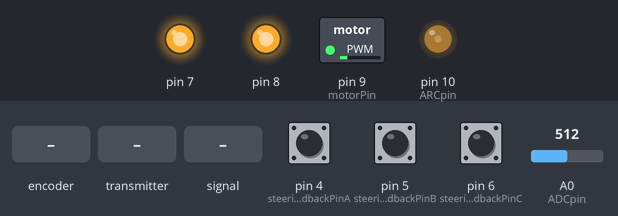
The sketch below on a simulated Arduino Uno, built with avr-gcc and run on an emulated ATmega328P. Shown: switched loads named in the sketch (green lamp = pin HIGH), output pins drawn as LEDs (lit = HIGH). Inputs (shaded band) come from the test bench; at power-on: pin 6 (steeringFeedbackPinC) HIGH, pin 4 (steeringFeedbackPinA) HIGH, pin 5 (steeringFeedbackPinB) HIGH, A0 (ADCpin) = 512. No radio packets arrive unless stated; what the sketch prints to the serial monitor is not drawn.

Above: at 1.2 s.
1.3 s: rotary encoder on pin 4 (steeringFeedbackPinA) / pin 5 (steeringFeedbackPinB) turned 3 steps (first pin leading)
At 3.0 s:
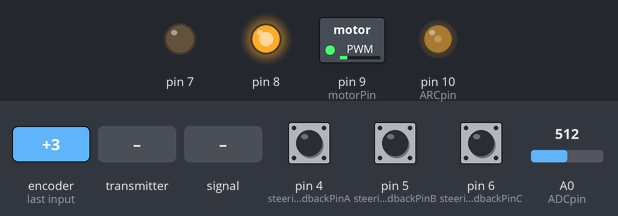
3.4 s: the transmitter starts sending rx.1 = 64
At 3.9 s:
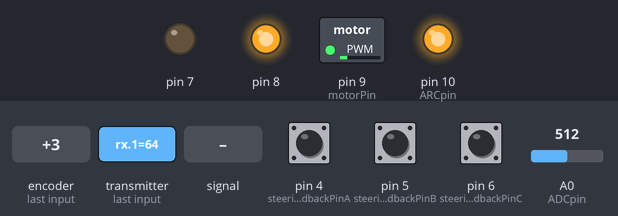
4.9 s: pin 6 (steeringFeedbackPinC) pulled LOW for 0.15 s
At 6.0 s:
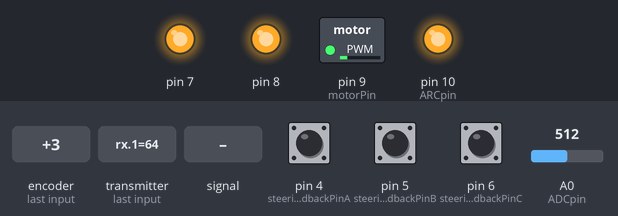
6.5 s: the transmitter starts sending rx.0 = 255
At 7.4 s:
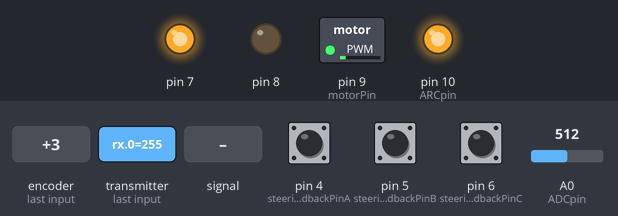
8.0 s: A0 (ADCpin) fed a 200 Hz sine of ±255 counts around its level
At 8.89 s:
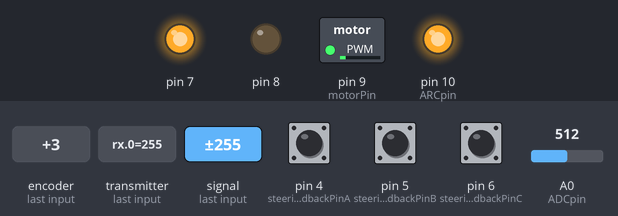
11.0 s: the transmitter starts sending rx.1 = 128
At 11.6 s:
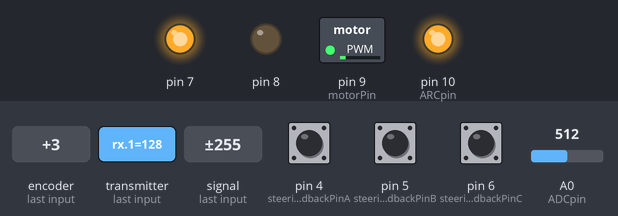
Timing chart, 0 to 14.0 s (numbered marks = the images above; inputs shaded):
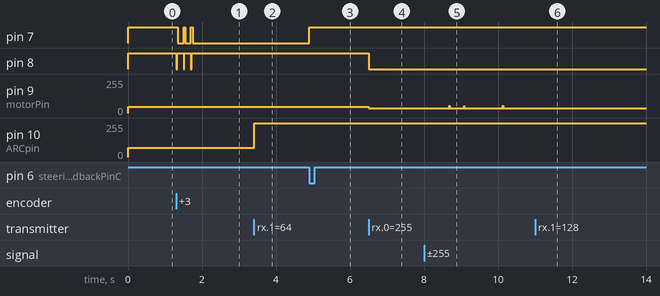

Measured:
- after the input at 1.3 s, pin 7: alternates HIGH for 0.05 s and LOW for 0.15 s, 5 changes in all, then stays LOW, starting after 0.05 s; pin 8: alternates HIGH for 0.17 s and LOW for 0.03 s, 6 changes in all, then stays HIGH, starting at once
- after the input at 3.4 s, pin 10 (ARCpin): 68/255 → 255/255 at once
- after the input at 4.9 s, pin 7: LOW → HIGH at once
- after the input at 6.5 s, pin 8: HIGH → LOW at once; pin 9 (motorPin): 46/255 → 36/255 at once
- after the input at 8.0 s, pin 9 (motorPin): goes 53/255 0.01 s, 36/255 0.39 s, 53/255 0.01 s, 36/255 1.0 s, 53/255 0.01 s, then 36/255, starting after 0.69 s
- after the input at 11.0 s, pin 9 (motorPin): stops changing and stays 36/255

The sketch:

vehicle.ino
```cpp
#include "drv8871.h"
#include <SPI.h>∏
#include "RF24.h"

const unsigned int NRF_CE_PIN = A2;
const unsigned int NRF_CSN_PIN = A1;
const unsigned int ARCpin = 10;


RF24 radio(NRF_CE_PIN, NRF_CSN_PIN);
uint8_t address[][3] = {"TX", "RX"};

// uniquely identify which address this radio will use to transmit
bool radioNumber = 1; // 0 uses address[0] to transmit, 1 uses address[1] to transmit


const uint8_t failsafeVal = 0b01011011;
const int ADCpin = A0;
const int steeringFeedbackPinA = 4;
const int steeringFeedbackPinB = 5;
const int steeringFeedbackPinC = 6;
int previousState = 0; //holds steering feedback position from last read.
uint8_t batt=255;
uint8_t ARC=15;

DRV8871 steeringDriver(7,8);

//PWM STUFF:
const int motorPin = 9;
const unsigned int STOP_PWM_VAL = 127;

void setup() {
  //Serial1.begin(9600);
  Serial.begin(115200);

  pinMode(steeringFeedbackPinA,INPUT_PULLUP);
  pinMode(steeringFeedbackPinB,INPUT_PULLUP);
  pinMode(steeringFeedbackPinC,INPUT_PULLUP);
  pinMode(motorPin,OUTPUT);
  pinMode(ARCpin,OUTPUT);


  /* PRESCALE DIVIDER FOR PWM FRQ ON PINS 9 and 10:
  16'000'000 / 256 / 2 = 31250Hz
            0x01 1 31250
            0x02 8 3906.25
            0x03 64 488.28125
            0x04 256 122.0703125
            0x05 1024 30.517578125
*/
  TCCR1B = TCCR1B & 0b11111000 | 0x04; // <- Works.
//  TCCR1B = TCCR1B & 0b11111000 | 0x05;

  if (!radio.begin()) {
        //Serial.println(F("radio hardware is not responding!!"));
        while (1) {} // hold in infinite loop
    }

    radio.setDataRate(RF24_250KBPS);
    radio.setPALevel(RF24_PA_MAX);     // RF24_PA_MAX is default.
    radio.setChannel(83); //2400MHz+n -> 2400+83 = 2483MHz (at the very edge of legal wifi in .dk)

    //radio.setPayloadSize(1);
    radio.setRetries(5,15); //delay: The default value of 5 means 1500us (5 * 250 + 250), count:  The default/maximum is 15. Use 0 to disable the auto-retry feature all together.


    // to use ACK payloads, we need to enable dynamic payload lengths (for all nodes)
    radio.enableDynamicPayloads();    // ACK payloads are dynamically sized

    // Acknowledgement packets have no payloads by default. We need to enable
    // this feature for all nodes (TX & RX) to use ACK payloads.
    radio.enableAckPayload();

    // set the TX address of the RX node into the TX pipe
    radio.openWritingPipe(address[radioNumber]);     // using pipe 1

    // set the RX address of the TX node into a RX pipe
    radio.openReadingPipe(1, address[!radioNumber]); // using pipe 0

    radio.startListening();
}

uint8_t ackPayload=0;
uint8_t pipe;
uint8_t rx[2]; // [0]=RC command, [1]=ARC of last ACK'ed packet.
unsigned long nextFailsafeTimeout = 0;
int failsafeTimeout = 500; //ms

void loop(){
  /*if (Serial1.available()) {
    rx=Serial1.read();
    Serial1.write(batt);
    nextFailsafeTimeout = millis() + failsafeTimeout;
  }*/
  if (radio.available(&pipe)) {                    // is there a payload? get the pipe number that recieved it TODO: Is pipe number overhovedet used?!
      //uint8_t bytes = radio.getDynamicPayloadSize(); // get the size of the payload
      radio.read(&rx, 2);       // get incoming payload
      //ackPayload++;
      radio.writeAckPayload(1, &batt, 1);
      //Serial.print("RX!: "); Serial.println(rx,BIN);
      nextFailsafeTimeout = millis() + failsafeTimeout;
    }
  if(millis() > nextFailsafeTimeout) rx[0] = failsafeVal;

  //Parse received data:
  int throttle = -3+(rx[0]&0b00000111);
  int steering = (-3+((rx[0]&0b00111000)>>3))*(-1); //-1 reverses steering direction.
  uint8_t speedFactor = (rx[0]&0b11000000)>>6;
  ARC=rx[1];
  Serial.print("ARC: "); Serial.println(ARC);


  if(batt<5) speedFactor=1; //LOW DOWN LOW AT LOW BATT

                      //    1-3                -3-3
  int throttlePWMdiff = speedFactor * 14 * throttle; // 127/(3*3) = 14.11
  uint8_t pwmVal = STOP_PWM_VAL + throttlePWMdiff;
  int mapVal = map(pwmVal,0,255,32,62);
  analogWrite(motorPin, mapVal);

  //Report ARC over PWM to OSD :D
  int ARCPWM = map(ARC,0,15,68,29); //TEST THESE
  analogWrite(ARCpin,ARCPWM);

  previousState = readSteeringFeedback();
  int steeringDelta = steering-previousState;
  if(steeringDelta<0) steeringDriver.forward();//need to go left
  else if(steeringDelta>0) steeringDriver.reverse();//need to go right
  else steeringDriver.brake(); //need to go nowhere


  batt=readBatt();
// if(rx != failsafeVal) Serial.print("RX: "); Serial.print(rx,BIN); Serial.print(" -> throttle="); Serial.print(throttle); Serial.print(", steering="); Serial.print(steering); Serial.print(", SpeedFactor="); Serial.print(speedFactor); Serial.print(", pwmVal="); Serial.print(pwmVal); Serial.print(", SteeringDelta="); Serial.print(steeringDelta); Serial.print(", Batt:"); Serial.println(batt);

//  Serial.print(pwmVal);Serial.print(',');Serial.println(mapVal);

}

int readSteeringFeedback(){ //negative is turning left!
  int aState = digitalRead(steeringFeedbackPinA);
  int bState = digitalRead(steeringFeedbackPinB);
  int cState = digitalRead(steeringFeedbackPinC);
/*
  uint8_t state = aState + bState<<1 + cState <<2;

  switch (state) {
    case 7:
      return previousState;
    case 0:
      return -3;
    case 1:
      return -2;
    case 5:
      return -1;
    case 4:
      return 0;
    case 6:
      return 1;
    case 2:
      return 2;
    case 3:
      return 3;
  }
*/
  if( aState & bState & cState ) return previousState; //non-discrete in-between-state with all pins high - Keep moving the steering.
  //Now we know the feedback is in a discrete state:
  if( bState ) return 2-cState+aState; //Steering feedback is positive (1,2,3)
  else if ( cState & !aState ) return 0; // A=0, B=0; C=1
  else return -3+aState+cState; //-3,-2,-1
}

//Voltage divider: VBATT -> 51K <-ADC-> 75K -> GND
#define V_BATTMAX 8.4f
#define V_BATTMIN 7.0f
#define V_ADCMAX 5.0f
#define ADCMAX 1023
#define V_DIVIDER_MAX_OUT 5.0f
#define DIVIDER_FACTOR 0.595f     //Factor = 1-(R1/(R1+R2)) = V_BATTMAX / V_DIVIDER_MAX_OUT
#define V_CALIBATED_OFFSET 0.03f
#define N_MEASUREMENTS 8

/*
ADC takes about 116uS pr sample:
Nsamples:	Duration [uS]:  Shifts:
16	      1856            4
32	      3712            5
64	      7424            6
128	      14848           7
*/


uint8_t readBatt(){
  //Do a bunch of ADC measurements and convert them to average Vbatt, append Vbatt to report
  unsigned long ADCSum = 0;
  for (int i=0; i<N_MEASUREMENTS; i++) ADCSum+=analogRead(ADCpin);
  unsigned int ADCavg = ADCSum/N_MEASUREMENTS;
  float vBatt = (float)ADCavg*V_ADCMAX/ADCMAX/DIVIDER_FACTOR+V_CALIBATED_OFFSET;
  return uint8_t(((vBatt - V_BATTMIN) * 100.0 / (V_BATTMAX - V_BATTMIN))); //calculate battery percentage
}

//FAST ADC
// 7.0V -> 213 , 8.4V->255
/*
uint8_t readBatt(){
  unsigned long ADCSum = 0;
  for (int i=0; i<N_MEASUREMENTS; i++) ADCSum+=analogRead(ADCpin);
  return (uint8_t) map(ADCSum>>6,213,255,0,100);  //shift down from N_MEASUREMENTS, and also divide by 4 to fit data in one byte
}*/
```

drv8871.cpp
```cpp
/*
  drv8871.cpp - Library for interfacing the DRV8871 DC motor driver.
  Created by robotto, January 9, 2022.
  Released into the public domain.

DRV8871 has two input pins, and two output pins:

|------------------------------------|
| IN1 | IN2 || OUT1 | OUT2 | Note    |
|------------------------------------|
|  0  |  0  || HI-Z | HI-Z | Coast   |
|------------------------------------|
|  0  |  1  ||  L   |  H   | Reverse |
|------------------------------------|
|  1  |  0  ||  H   |  L   | Forward |
|------------------------------------|
|  1  |  1  ||  L   |  L   | Brake   |
|------------------------------------|
*/
#include "Arduino.h"
#include "drv8871.h"

DRV8871::DRV8871(int pin1, int pin2){
  pinMode(pin1, OUTPUT);
  pinMode(pin2, OUTPUT);
  coast();

  _pin1 = pin1;
  _pin2 = pin2;
}

void DRV8871::brake(){
  digitalWrite(_pin1, HIGH);
  digitalWrite(_pin2, HIGH);
}

void DRV8871::forward(){
  digitalWrite(_pin1, HIGH);
  digitalWrite(_pin2, LOW);
}

void DRV8871::reverse(){
  digitalWrite(_pin1, LOW);
  digitalWrite(_pin2, HIGH);
}

void DRV8871::coast(){
  digitalWrite(_pin1, LOW);
  digitalWrite(_pin2, LOW);
}
```

drv8871.h
```cpp
/*
  drv8871.h - Library for interfacing the DRV8871 DC motor driver.
  Created by robotto, January 9, 2022.
  Released into the public domain.

DRV8871 has two input pins, and two output pins:

|------------------------------------|
| IN1 | IN2 || OUT1 | OUT2 | Note    |
|------------------------------------|
|  0  |  0  || HI-Z | HI-Z | Coast   |
|------------------------------------|
|  0  |  1  ||  L   |  H   | Reverse |
|------------------------------------|
|  1  |  0  ||  H   |  L   | Forward |
|------------------------------------|
|  1  |  1  ||  L   |  L   | Brake   |
|------------------------------------|
*/

#ifndef DRV8871_h
#define DRV8871_h

#include "Arduino.h"

class DRV8871
{
  public:
    DRV8871(int pin1, int pin2);
    void brake();
    void forward();
    void reverse();
    void coast();
  private:
    int _pin1;
    int _pin2;
};

#endif
```
